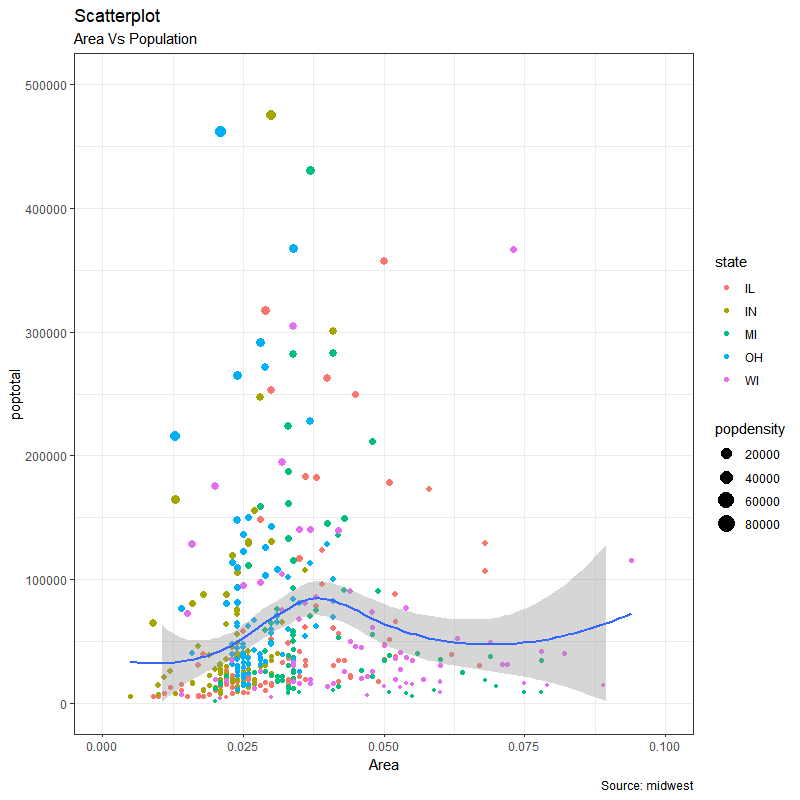

Write R code to recreate this figure.
### SCATTERPLOT ###

# Turn off scientific notation    
options(scipen = 999)                         

# Import ggplot2 package
library(ggplot2)                              

# Pre-set the black and white theme
theme_set(theme_bw())           

# Name and read the data set file
df <- read.csv()                             

gg <- ggplot(data = df,                       # name the plot and load data set     
             aes(x = ,                        # set the x variable
                 y = )) +                     # set the y variable 
  geom_point(aes(col = ,                      # set the points color
                 size = )) +                  # set the points size 
  geom_smooth(method = "auto",                # set the smoothing line
              se = F) +                       # set the confidence intervals (T or F)
  xlim(c(,)) +                                # set the x limits 
  ylim(c(,)) +                                # set the y limits
  labs(title = "",                            # type in the plot title
       subtitle = "",                         # type in the plot subtitle
       x = "",                                # type in the x axis label
       y = "",                                # type in the y axis label
       caption = "Source: ")                  # type in additional captions

# Print plot  
plot(gg)                                      

# EXAMPLE

options(scipen = 999)                                   
library(ggplot2)
theme_set(theme_bw())                                    
data("midwest", package = "ggplot2")                         

gg <- ggplot(data = midwest,                              
             aes(x = area, 
                 y = poptotal)) +                  
  geom_point(aes(col = state, 
                 size = popdensity)) +           
  geom_smooth(method = "auto", 
              se = T) +
  xlim(c(0,0.1)) + 
  ylim(c(0,500000)) + 
  labs(subtitle = "Area Vs Population",
       x = "Area",
       x = "Population",
       title = "Scatterplot",
       caption = "Source: midwest")

plot(gg)
